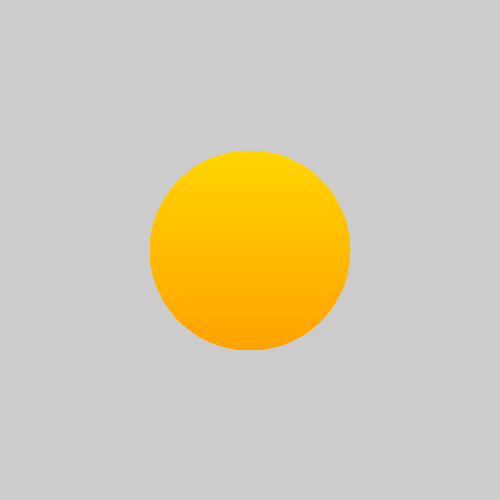
Frame 1 (no input)
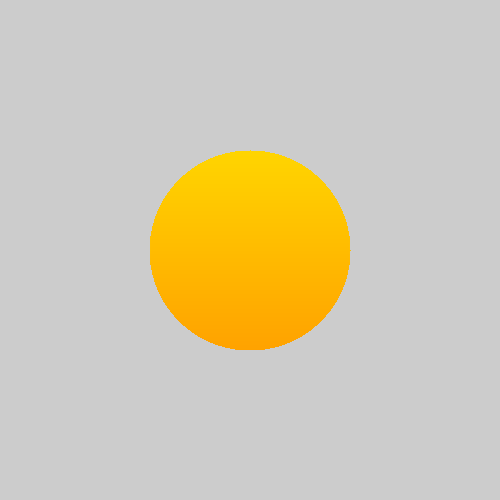
Frame 2 (the mouse pressed at the canvas centre, redrawn once)

The Processing sketch that drew these frames (run headless with seeded random() and noise(); the mouse was pressed at the canvas centre and the sketch redrawn once):

// Processing sketch: color_01
// ── color_01.pde
color color1 = color(255, 213, 0);
color color2 = color(255, 162, 0);
float r = 100;

void setup() {
  size(500, 500);
  noLoop();
}

void draw() {
  translate(width/2, height/2);
  translate(0, -r);
  for(float i = 0; i < 2 * r; i++) {
    float half_line = sqrt(r * r - (i - r) * (i - r));
    float start_x = -half_line;
    float end_x = start_x + 2 * half_line;
    float y = i;
    color c = lerpColor(color1, color2, i / (2 * r));
    stroke(c);
    strokeWeight(1);
    line(start_x, y, end_x, y);
  }
}
